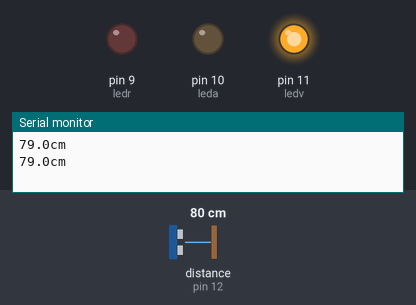
This sketch was run on a simulated Arduino Uno, built with avr-gcc and run on an emulated ATmega328P. Parts: output pins drawn as LEDs (lit = HIGH), the last lines printed to the serial monitor. Wiring (inferred from the names in the program): ultrasonic range finder: trigger pin 13; echo pin 12. The inputs (shaded band) are chosen by the test bench; at power-on: distance to the obstacle (sensor on pin 12) 80 cm. The echo pulse lasts 58.3 µs per cm; pins used as bus, display or sensor lines are not drawn.

Above: at 3.8 s.
3.9 s: distance to the obstacle (sensor on pin 12) set to 33 cm
7.8 s: distance to the obstacle (sensor on pin 12) set to 28 cm
At 9.9 s:
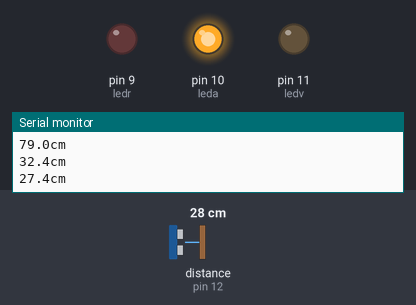
11.7 s: distance to the obstacle (sensor on pin 12) set to 12 cm
15.6 s: distance to the obstacle (sensor on pin 12) set to 9 cm
At 19.3 s:
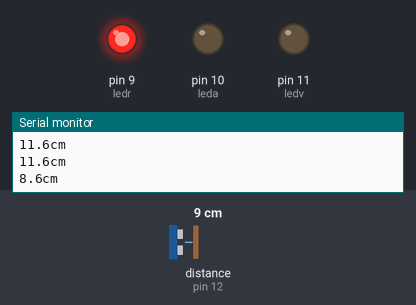
20.0 s: distance to the obstacle (sensor on pin 12) set to 18 cm
At 22.9 s:
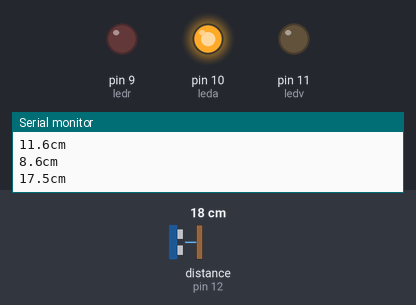
23.9 s: distance to the obstacle (sensor on pin 12) set to 2 cm
At 25.2 s:
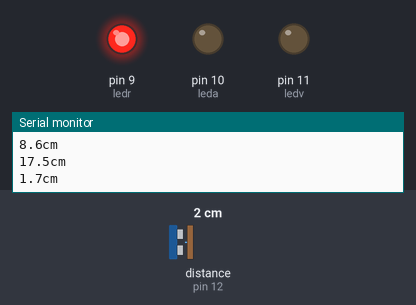
Timing chart, 0 to 26.9 s (numbered marks = the images above; inputs shaded):
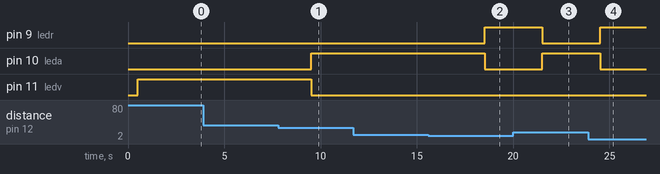

The sketch:

sensor_de_distancia_com_led_1.ino
```cpp
// C++ co//
#define trigPin 13
#define echoPin 12
#define ledv 11
#define leda 10
#define ledr 9
#define g 8
#define f 7
#define a 6
#define b 5
#define e 4
#define d 3
#define c 2
#define botao 1

  int click = 0;
  float distancia;
  unsigned long duracao;

void setup(){
  Serial.begin(9600);
  pinMode (botao, INPUT_PULLUP);
  pinMode(trigPin, OUTPUT);
  pinMode (echoPin, INPUT);
  pinMode (ledv, OUTPUT);//led verde
  pinMode (leda, OUTPUT);//led amarelo
  pinMode (ledr, OUTPUT);// led vermelho
}
void loop(){
  digitalWrite(trigPin,LOW);
  delayMicroseconds(2);
  digitalWrite(trigPin, HIGH);
  delayMicroseconds(10);
  digitalWrite(trigPin, LOW);
  duracao = pulseIn(echoPin, HIGH);
  distancia = 0.0340 *(duracao/2);
  Serial.print(distancia,1);
  Serial.println("cm");
  delay(500);

  if (distancia > 30)
    digitalWrite (ledv, HIGH);
  else digitalWrite (ledv, LOW);

  if (distancia < 30 && distancia > 10)
      digitalWrite (leda, HIGH);
  else digitalWrite (leda, LOW);

  if(distancia < 10){
    click = (click +1);
  digitalWrite (ledr, HIGH);
  }
 else digitalWrite (ledr,LOW);


  if (click == 0){
    digitalWrite(a, HIGH);
    digitalWrite(b, HIGH);
    digitalWrite(c, HIGH);
    digitalWrite(d, HIGH);
    digitalWrite(e, HIGH);
    digitalWrite(f, HIGH);
    digitalWrite(g, LOW);
    delay(1500);
  }

  if (click == 1){
    digitalWrite(a, LOW);
    digitalWrite(b, HIGH);
    digitalWrite(c, HIGH);
    digitalWrite(d, LOW);
    digitalWrite(e, LOW);
    digitalWrite(f, LOW);
    digitalWrite(g, LOW);
    delay(1500);
  }
   if (click == 2){
    digitalWrite(a, HIGH);
    digitalWrite(b, HIGH);
    digitalWrite(c, LOW);
    digitalWrite(d, HIGH);
    digitalWrite(e, HIGH);
    digitalWrite(f, LOW);
    digitalWrite(g, HIGH);
    delay(1500);
   }
   if (click == 3){
    digitalWrite(a, HIGH);
    digitalWrite(b, HIGH);
    digitalWrite(c, HIGH);
    digitalWrite(d, HIGH);
    digitalWrite(e, LOW);
    digitalWrite(f, LOW);
    digitalWrite(g, HIGH);
    delay(1500);
   }
   if (click == 4){
    digitalWrite(a, LOW);
    digitalWrite(b, HIGH);
    digitalWrite(c, HIGH);
    digitalWrite(d, LOW);
    digitalWrite(e, LOW);
    digitalWrite(f, HIGH);
    digitalWrite(g, HIGH);
    delay(1500);
   }
   if (click == 5){
    digitalWrite(a, HIGH);
    digitalWrite(b, LOW);
    digitalWrite(c, HIGH);
    digitalWrite(d, HIGH);
    digitalWrite(e, LOW);
    digitalWrite(f, HIGH);
    digitalWrite(g, HIGH);
    delay(1500);
   }
   if (click == 6){
    digitalWrite(a, HIGH);
    digitalWrite(b, LOW);
    digitalWrite(c, HIGH);
    digitalWrite(d, HIGH);
    digitalWrite(e, HIGH);
    digitalWrite(f, HIGH);
    digitalWrite(g, HIGH);
    delay(1500);
   }
   if (click == 7){
    digitalWrite(a, HIGH);
    digitalWrite(b, HIGH);
    digitalWrite(c, HIGH);
    digitalWrite(d, LOW);
    digitalWrite(e, LOW);
    digitalWrite(f, LOW);
    digitalWrite(g, LOW);
    delay(1500);
   }
   if (click == 8){
    digitalWrite(a, HIGH);
    digitalWrite(b, HIGH);
    digitalWrite(c, HIGH);
    digitalWrite(d, HIGH);
    digitalWrite(e, HIGH);
    digitalWrite(f, HIGH);
    digitalWrite(g, HIGH);
    delay(1500);
   }
   if (click == 9){
    digitalWrite(a, HIGH);
    digitalWrite(b, HIGH);
    digitalWrite(c, HIGH);
    digitalWrite(d, HIGH);
    digitalWrite(e, LOW);
    digitalWrite(f, HIGH);
    digitalWrite(g, HIGH);
    delay(1500);
   }
  if (digitalRead(botao) == HIGH);
    click == 0;
  delay(1000);
}
  
```

Measured:
- the behaviour switches between 31 and 30 cm on distance to the obstacle (sensor on pin 12) (found by bisection; images 0 and 1)
- the behaviour switches between 11 and 10 cm on distance to the obstacle (sensor on pin 12) (found by bisection; images 1 and 2)
- after the input at 7.8 s, pin 10 (leda): LOW → HIGH after 1.7 s; pin 11 (ledv): HIGH → LOW after 1.7 s
- after the input at 15.6 s, pin 9 (ledr): LOW → HIGH after 2.9 s; pin 10 (leda): HIGH → LOW after 2.9 s
- after the input at 20.0 s, pin 9 (ledr): HIGH → LOW after 1.5 s; pin 10 (leda): LOW → HIGH after 1.5 s
- after the input at 23.9 s, pin 9 (ledr): LOW → HIGH after 0.62 s; pin 10 (leda): HIGH → LOW after 0.62 s
